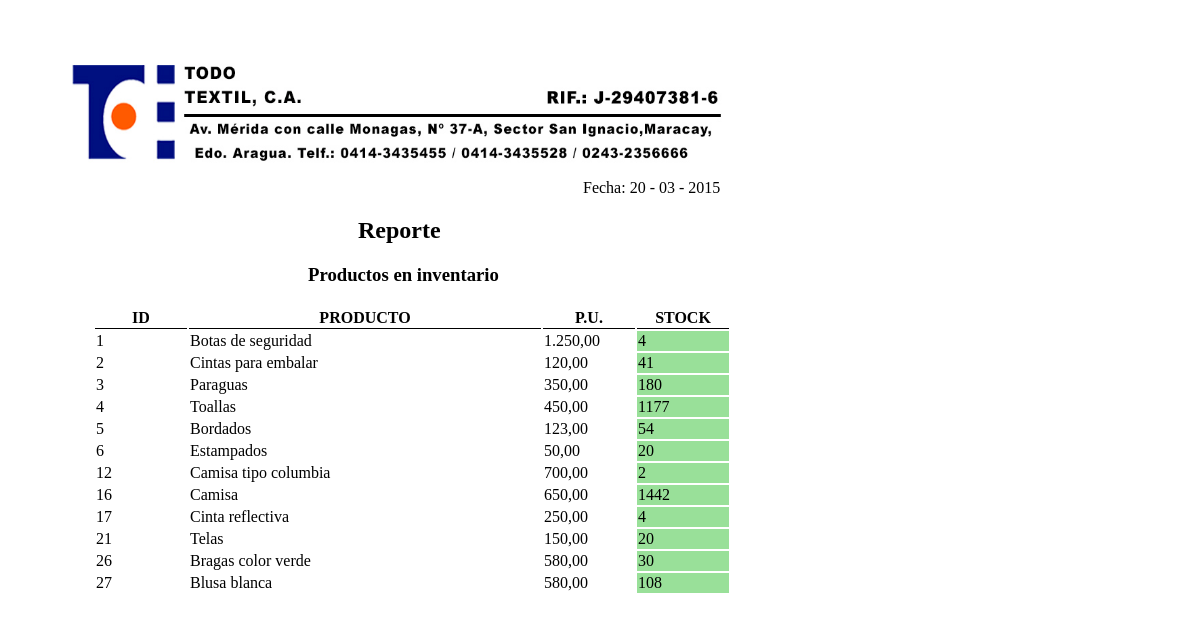
/SISTEMA/reportes/contentAllProd.php, run on the app's committed database.
### tables this page shows
CREATE TABLE IF NOT EXISTS `productos` (
  `idproducto` int(5) NOT NULL AUTO_INCREMENT,
  `nombre` varchar(150) NOT NULL,
  `talla` int(10) DEFAULT NULL,
  `precio` varchar(10) NOT NULL,
  `stock` varchar(100) NOT NULL,
  `idcategoria` int(10) DEFAULT NULL,
  `idsubcategoria2` int(10) DEFAULT NULL,
  PRIMARY KEY (`idproducto`),
  KEY `idcategoria` (`idcategoria`),
  KEY `idsubcategoria` (`idsubcategoria2`),
  KEY `talla` (`talla`)
);

### SISTEMA/include/database.php (called while the page is built, shortened)
<?php
class MySQLDB
{
   var $connection;
	function MySQLDB(){
	  $this->connection = mysql_connect(DB_SERVER, DB_USER, DB_PASS) or die(mysql_error());
	}
	function getProductos()
	{
		$q = "SELECT * FROM productos";
		$result = mysql_query($q,$this->connection);
	  	if(!$result || (mysql_num_rows($result) < 1))
	    {
			return NULL;
	    }else{
			for($i=0; $i<mysql_num_rows($result);$i++)
			{
				$dbarray = mysql_fetch_assoc($result);
				$array[]=$dbarray;
			}
			return $array;
		}
	}
};
$database = new MySQLDB;
?>

### SISTEMA/reportes/contentAllProd.php (the view, shortened to what this page needs)
<?php
 include_once("../include/session.php");
?><style type="text/css">
 <page>
 <div id="page-wrap">
     <table class="tableCAB tabletd">
        <tr>
            <td rowspan="4"><img src='../images/cab.jpg' style='width:680px; height:130px;margin-top:35px;'></td>
            <td style='width:50px; '></td>
        </tr>
</table>
 <span style='margin-left:575px;margin-top:15px;'>Fecha: <?php echo date("d - m - Y"); ?></span>
    <h2><span style='font-weight: bold; margin-left:350px;margin-top:5px;'>Reporte</span></h2>
    <h3><span style='font-weight: bold; margin-left:300;'>Productos en inventario</span></h3>
    <table style="margin-left:85px;margin-top:20px">
    <thead>
        <tr style="border-bottom: 1px solid black;">
            <th style="border-bottom: 1px solid black;width:90;"><span style='font-weight: bold;'>ID</span></th>
            <th style="border-bottom: 1px solid black;width:350px;"><span style='font-weight: bold;'>PRODUCTO</span></th>
            <th style="border-bottom: 1px solid black;width:90;"><span style='font-weight: bold;'>P.U.</span></th>
            <th style="border-bottom: 1px solid black;width:90;"><span style='font-weight: bold;'>STOCK</span></th>
        </tr>
    </thead>
    <tbody>
    <?php
			$getinv = $database ->getProductos();
			if (sizeof($getinv)>0) {
				for ($i=0; $i < sizeof($getinv) ; $i++) {
					if ($getinv[$i]['stock'] == "0") {
						echo "<tr>
		                    <td>".$getinv[$i]['idproducto']."</td>
		                    <td>".$getinv[$i]['nombre']."</td>
		                    <td>".number_format($getinv[$i]['precio'], 2, ',', '.')."</td>
		                    <td style='background:rgb(239, 192, 159);'>".$getinv[$i]['stock']."</td>
		                </tr>";
	  				}else{
		  				echo "<tr>
		                    <td>".$getinv[$i]['idproducto']."</td>
		                    <td>".$getinv[$i]['nombre']."</td>
		                    <td>".number_format($getinv[$i]['precio'], 2, ',', '.')."</td>
		                    <td style='background:rgb(153, 224, 153);'>".$getinv[$i]['stock']."</td>
		                </tr>";
	  				}
				}
			}
    ?>
        </tbody>
    </table>
</div>
    </page>

### SISTEMA/reportes/contentAllProd.php (style rules this page uses)
.tabletd { margin-left: 50px; width: 100px; text-align: center; }
#page-wrap { position:relative; width: 960px; height: 770px; }

### data on the page
productos: idproducto "1", nombre "Botas de seguridad", precio "1.250,00", stock "4"
productos: idproducto "2", nombre "Cintas para embalar", precio "120,00", stock "41"
productos: idproducto "3", nombre "Paraguas", precio "350,00", stock "180"
productos: idproducto "4", nombre "Toallas", precio "450,00", stock "1177"
productos: idproducto "5", nombre "Bordados", precio "123,00", stock "54"
productos: idproducto "6", nombre "Estampados", precio "50,00", stock "20"
productos: idproducto "12", nombre "Camisa tipo columbia", precio "700,00", stock "2"
productos: idproducto "16", nombre "Camisa", precio "650,00", stock "1442"
productos: idproducto "17", nombre "Cinta reflectiva", precio "250,00", stock "4"
productos: idproducto "21", nombre "Telas", precio "150,00", stock "20"
productos: idproducto "26", nombre "Bragas color verde", precio "580,00", stock "30"
productos: idproducto "27", nombre "Blusa blanca", precio "580,00", stock "108"
